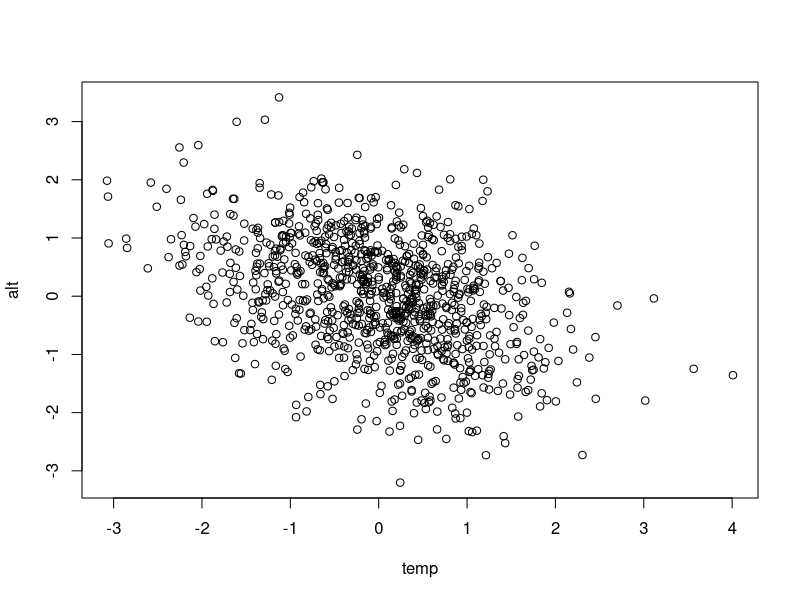
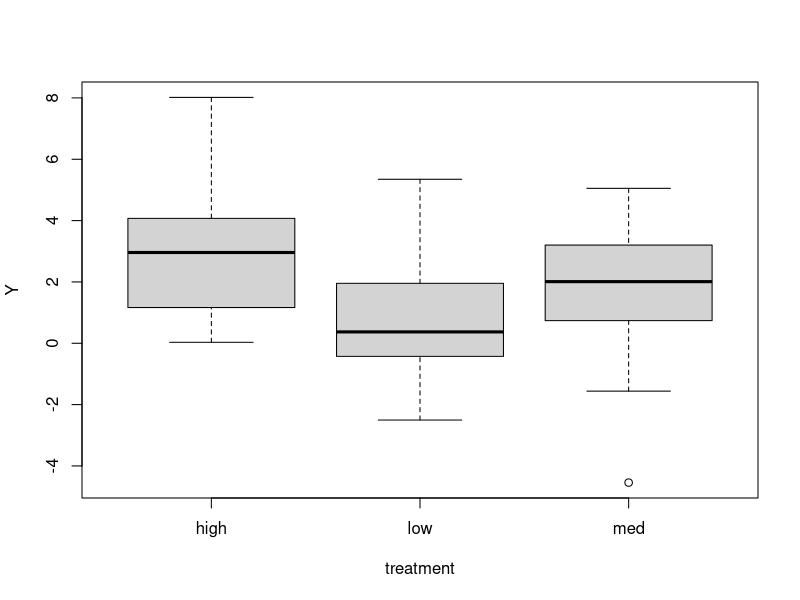
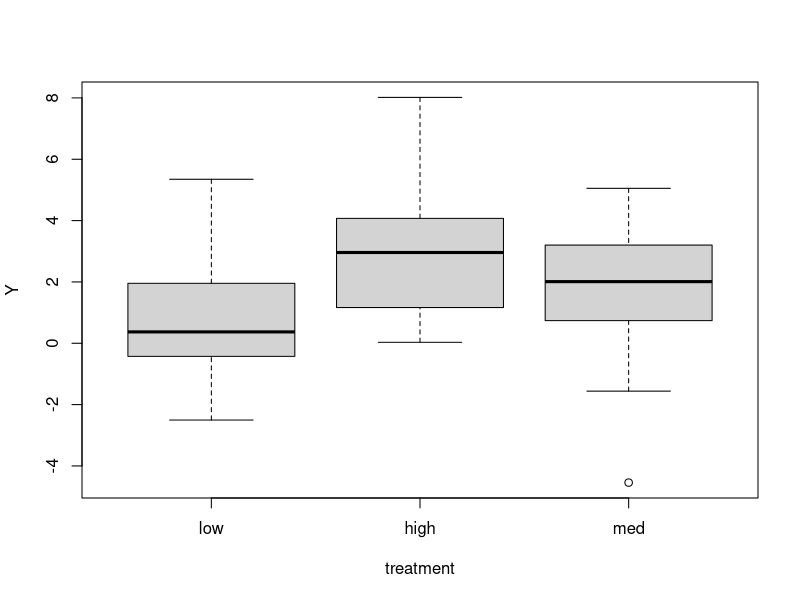

Source code (R) for these figures, in order:
## ---- chunk 1
library(mvtnorm)

# Specify the sample size
N <- 1000

# Specify the correlation between altitude and temperature
rho <- -0.4

# This line of code creates two correlated variables
X = rmvnorm(N, mean = c(0, 0), sigma = matrix(c(1, rho, rho, 1), 2, 2))

# Extract the first and second columns to vectors named temp and alt and plot
temp <- X[,1]
alt <- X[,2]
plot(temp, alt)
## ---- chunk 2
beta <- c(2, 1, -1)
mu <- beta[1]+beta[2]*temp+beta[3] * alt
height <- rnorm(N, mu, sd = 2)
## ---- chunk 3
lm_both <- lm(height ~ temp + alt)
data.frame(estimated = round(lm_both$coefficients, 2), true = beta)
## ---- chunk 4
lm1 <- lm(height ~ temp)
lm1$coefficients
## ---- chunk 5
mu <- 2-1*alt
height <- rnorm(N, mu, sd = 2)

mod_temp <- lm(height ~ temp)
summary(mod_temp)
anova(mod_temp)
## ---- chunk 6
mod_temp_alt <- lm(height ~ alt + temp)
summary(mod_temp_alt)
anova(mod_temp_alt)
## ---- chunk 7
N <- 120
# The effect of treatment
trt.n <- rep(c(-1, 0, 1), N/3)
mu <- 2+1*trt.n

# Labels for the treatment
treatment <- factor(rep(c("low", "med", "high"), N/3))#group labels

# Create, Y, a normally distributed response variable and plot against treatment
Y <- rnorm(N, mu, sd = 2)
boxplot(Y ~ treatment)
## ---- chunk 8
cat_lm <- lm(Y ~ treatment)
summary(cat_lm)
## ---- chunk 9
treatment <- relevel(treatment, ref = "low")
cat_lm <- lm(Y ~ treatment)
summary(cat_lm)
boxplot(Y ~ treatment)
## ---- chunk 10
cat_lm <- lm(Y ~ treatment - 1)
summary(cat_lm)
## ---- chunk 11
library(multcomp)

cont <- glht(cat_lm, linfct = mcp(treatment = "Tukey"))

summary(cont)
## ---- chunk 12
confint(cont)
## ---- chunk 13
date()
